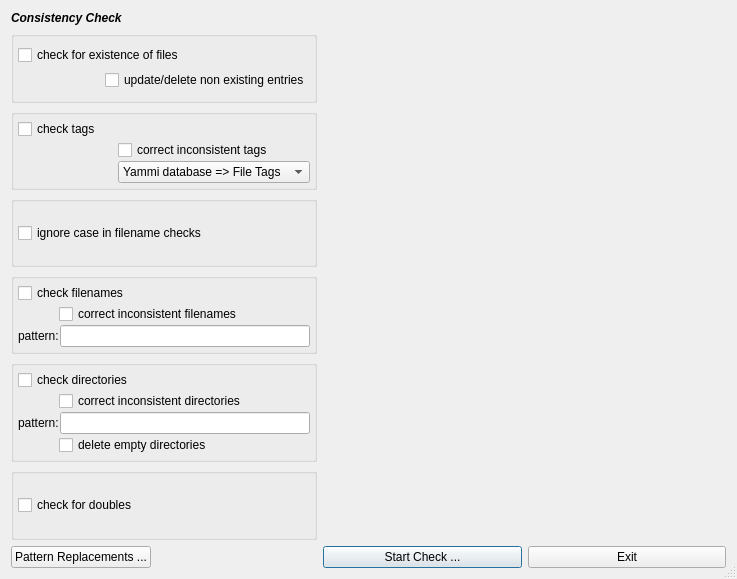
<?xml version="1.0" encoding="UTF-8"?>
<ui version="4.0">
 <class>CheckConsistencyDialogBase</class>
 <widget class="QDialog" name="CheckConsistencyDialogBase">
  <property name="geometry">
   <rect>
    <x>0</x>
    <y>0</y>
    <width>737</width>
    <height>579</height>
   </rect>
  </property>
  <property name="windowTitle">
   <string>Check consistency of song database</string>
  </property>
  <property name="sizeGripEnabled">
   <bool>true</bool>
  </property>
  <layout class="QGridLayout">
   <property name="margin">
    <number>11</number>
   </property>
   <property name="spacing">
    <number>6</number>
   </property>
   <item row="0" column="0" colspan="3">
    <widget class="QLabel" name="TextLabelTitle">
     <property name="sizePolicy">
      <sizepolicy hsizetype="Preferred" vsizetype="Maximum">
       <horstretch>0</horstretch>
       <verstretch>0</verstretch>
      </sizepolicy>
     </property>
     <property name="font">
      <font>
       <weight>75</weight>
       <italic>true</italic>
       <bold>true</bold>
      </font>
     </property>
     <property name="text">
      <string>Consistency Check</string>
     </property>
     <property name="wordWrap">
      <bool>false</bool>
     </property>
    </widget>
   </item>
   <item row="7" column="2">
    <widget class="QPushButton" name="PushButtonOk">
     <property name="sizePolicy">
      <sizepolicy hsizetype="Expanding" vsizetype="Fixed">
       <horstretch>0</horstretch>
       <verstretch>0</verstretch>
      </sizepolicy>
     </property>
     <property name="text">
      <string>Start Check ...</string>
     </property>
    </widget>
   </item>
   <item row="7" column="3">
    <widget class="QPushButton" name="PushButtonCancel">
     <property name="sizePolicy">
      <sizepolicy hsizetype="Expanding" vsizetype="Fixed">
       <horstretch>0</horstretch>
       <verstretch>0</verstretch>
      </sizepolicy>
     </property>
     <property name="text">
      <string>Exit</string>
     </property>
    </widget>
   </item>
   <item row="7" column="0">
    <widget class="QPushButton" name="PushButtonPatternReplacements">
     <property name="text">
      <string>Pattern Replacements ...</string>
     </property>
    </widget>
   </item>
   <item row="7" column="1">
    <spacer name="Spacer1_5_2">
     <property name="orientation">
      <enum>Qt::Horizontal</enum>
     </property>
     <property name="sizeType">
      <enum>QSizePolicy::Fixed</enum>
     </property>
     <property name="sizeHint" stdset="0">
      <size>
       <width>160</width>
       <height>20</height>
      </size>
     </property>
    </spacer>
   </item>
   <item row="1" column="2" rowspan="6" colspan="2">
    <widget class="Q3TextEdit" name="TextEditOutput">
     <property name="sizePolicy">
      <sizepolicy hsizetype="Expanding" vsizetype="Expanding">
       <horstretch>0</horstretch>
       <verstretch>0</verstretch>
      </sizepolicy>
     </property>
     <property name="minimumSize">
      <size>
       <width>280</width>
       <height>0</height>
      </size>
     </property>
     <property name="toolTip">
      <string>output of consistency check</string>
     </property>
     <property name="frameShadow">
      <enum>QFrame::Sunken</enum>
     </property>
     <property name="readOnly" stdset="0">
      <bool>true</bool>
     </property>
    </widget>
   </item>
   <item row="1" column="0" colspan="2">
    <widget class="QGroupBox" name="buttonGroup3">
     <property name="sizePolicy">
      <sizepolicy hsizetype="Minimum" vsizetype="Preferred">
       <horstretch>0</horstretch>
       <verstretch>0</verstretch>
      </sizepolicy>
     </property>
     <property name="title">
      <string/>
     </property>
     <layout class="QGridLayout">
      <property name="margin">
       <number>4</number>
      </property>
      <property name="spacing">
       <number>1</number>
      </property>
      <item row="0" column="0" colspan="2">
       <widget class="QCheckBox" name="CheckBoxCheckForExistence">
        <property name="toolTip">
         <string>Checks, whether the file is existing and readable</string>
        </property>
        <property name="text">
         <string>check for existence of files</string>
        </property>
       </widget>
      </item>
      <item row="1" column="1">
       <widget class="QCheckBox" name="CheckBoxUpdateNonExisting">
        <property name="toolTip">
         <string>Entries not existing at their saved location are updated (existing on media) or deleted (not existing on any media)</string>
        </property>
        <property name="text">
         <string>update/delete non existing entries</string>
        </property>
       </widget>
      </item>
      <item row="1" column="0">
       <spacer name="Spacer1">
        <property name="orientation">
         <enum>Qt::Horizontal</enum>
        </property>
        <property name="sizeType">
         <enum>QSizePolicy::Fixed</enum>
        </property>
        <property name="sizeHint" stdset="0">
         <size>
          <width>40</width>
          <height>16</height>
         </size>
        </property>
       </spacer>
      </item>
     </layout>
    </widget>
   </item>
   <item row="2" column="0" colspan="2">
    <widget class="QGroupBox" name="buttonGroup5">
     <property name="sizePolicy">
      <sizepolicy hsizetype="Minimum" vsizetype="Preferred">
       <horstretch>0</horstretch>
       <verstretch>0</verstretch>
      </sizepolicy>
     </property>
     <property name="title">
      <string/>
     </property>
     <layout class="QGridLayout">
      <property name="margin">
       <number>4</number>
      </property>
      <property name="spacing">
       <number>1</number>
      </property>
      <item row="0" column="0" colspan="2">
       <widget class="QCheckBox" name="CheckBoxCheckTags">
        <property name="toolTip">
         <string>Checks, whether the (mp3/ogg) tags are consistent with Yammi's database</string>
        </property>
        <property name="text">
         <string>check tags</string>
        </property>
       </widget>
      </item>
      <item row="1" column="0">
       <spacer name="Spacer1_2">
        <property name="orientation">
         <enum>Qt::Horizontal</enum>
        </property>
        <property name="sizeType">
         <enum>QSizePolicy::Fixed</enum>
        </property>
        <property name="sizeHint" stdset="0">
         <size>
          <width>40</width>
          <height>16</height>
         </size>
        </property>
       </spacer>
      </item>
      <item row="2" column="0">
       <spacer name="Spacer1_2_2">
        <property name="orientation">
         <enum>Qt::Horizontal</enum>
        </property>
        <property name="sizeType">
         <enum>QSizePolicy::Fixed</enum>
        </property>
        <property name="sizeHint" stdset="0">
         <size>
          <width>40</width>
          <height>16</height>
         </size>
        </property>
       </spacer>
      </item>
      <item row="2" column="1">
       <widget class="QComboBox" name="ComboBoxCorrectTagsDirection">
        <property name="sizePolicy">
         <sizepolicy hsizetype="Minimum" vsizetype="Fixed">
          <horstretch>0</horstretch>
          <verstretch>0</verstretch>
         </sizepolicy>
        </property>
        <item>
         <property name="text">
          <string>Yammi database =&gt; File Tags</string>
         </property>
        </item>
        <item>
         <property name="text">
          <string>File Tags =&gt; Yammi database</string>
         </property>
        </item>
       </widget>
      </item>
      <item row="1" column="1">
       <widget class="QCheckBox" name="CheckBoxCorrectTags">
        <property name="toolTip">
         <string>If tags do not correspond to the information in Yammi's database, they wil be corrected.</string>
        </property>
        <property name="text">
         <string>correct inconsistent tags</string>
        </property>
       </widget>
      </item>
     </layout>
    </widget>
   </item>
   <item row="4" column="0" colspan="2">
    <widget class="QGroupBox" name="buttonGroup6">
     <property name="sizePolicy">
      <sizepolicy hsizetype="Minimum" vsizetype="Preferred">
       <horstretch>0</horstretch>
       <verstretch>0</verstretch>
      </sizepolicy>
     </property>
     <property name="title">
      <string/>
     </property>
     <layout class="QGridLayout">
      <property name="margin">
       <number>4</number>
      </property>
      <property name="spacing">
       <number>1</number>
      </property>
      <item row="0" column="0" colspan="3">
       <widget class="QCheckBox" name="CheckBoxCheckFilenames">
        <property name="toolTip">
         <string>Checks, whether the filenames correspond to the configured filename scheme</string>
        </property>
        <property name="text">
         <string>check filenames</string>
        </property>
       </widget>
      </item>
      <item row="1" column="1" colspan="2">
       <widget class="QCheckBox" name="CheckBoxCorrectFilenames">
        <property name="toolTip">
         <string>If filenames differ from the configured filename scheme, they will be corrected</string>
        </property>
        <property name="text">
         <string>correct inconsistent filenames</string>
        </property>
       </widget>
      </item>
      <item row="1" column="0">
       <spacer name="Spacer1_4">
        <property name="orientation">
         <enum>Qt::Horizontal</enum>
        </property>
        <property name="sizeType">
         <enum>QSizePolicy::Fixed</enum>
        </property>
        <property name="sizeHint" stdset="0">
         <size>
          <width>40</width>
          <height>16</height>
         </size>
        </property>
       </spacer>
      </item>
      <item row="2" column="0" colspan="2">
       <widget class="QLabel" name="LabelFilenamePattern">
        <property name="toolTip">
         <string>The filename pattern to use for renaming files.</string>
        </property>
        <property name="text">
         <string>pattern:</string>
        </property>
        <property name="wordWrap">
         <bool>false</bool>
        </property>
       </widget>
      </item>
      <item row="2" column="2">
       <widget class="QLineEdit" name="LineEditFilenamePattern">
        <property name="sizePolicy">
         <sizepolicy hsizetype="Expanding" vsizetype="Fixed">
          <horstretch>0</horstretch>
          <verstretch>0</verstretch>
         </sizepolicy>
        </property>
        <property name="toolTip">
         <string>The filename pattern to use for renaming files.</string>
        </property>
       </widget>
      </item>
     </layout>
    </widget>
   </item>
   <item row="5" column="0" colspan="2">
    <widget class="QGroupBox" name="buttonGroup7">
     <property name="sizePolicy">
      <sizepolicy hsizetype="Minimum" vsizetype="Preferred">
       <horstretch>0</horstretch>
       <verstretch>0</verstretch>
      </sizepolicy>
     </property>
     <property name="title">
      <string/>
     </property>
     <layout class="QGridLayout">
      <property name="margin">
       <number>4</number>
      </property>
      <property name="spacing">
       <number>1</number>
      </property>
      <item row="0" column="0" colspan="3">
       <widget class="QCheckBox" name="CheckBoxCheckDirectories">
        <property name="toolTip">
         <string>Checks, whether the directories correspond to the configured directory scheme</string>
        </property>
        <property name="text">
         <string>check directories</string>
        </property>
       </widget>
      </item>
      <item row="1" column="1" colspan="2">
       <widget class="QCheckBox" name="CheckBoxCorrectDirectories">
        <property name="toolTip">
         <string>If directories differ from the configured directory scheme, the files will be moved</string>
        </property>
        <property name="text">
         <string>correct inconsistent directories</string>
        </property>
       </widget>
      </item>
      <item row="1" column="0">
       <spacer name="Spacer1_3">
        <property name="orientation">
         <enum>Qt::Horizontal</enum>
        </property>
        <property name="sizeType">
         <enum>QSizePolicy::Fixed</enum>
        </property>
        <property name="sizeHint" stdset="0">
         <size>
          <width>40</width>
          <height>16</height>
         </size>
        </property>
       </spacer>
      </item>
      <item row="3" column="1" colspan="2">
       <widget class="QCheckBox" name="CheckBoxDeleteEmptyDirectories">
        <property name="toolTip">
         <string>If directories are empty after moving files, these will be removed.</string>
        </property>
        <property name="text">
         <string>delete empty directories</string>
        </property>
       </widget>
      </item>
      <item row="3" column="0">
       <spacer name="Spacer1_2_2_2">
        <property name="orientation">
         <enum>Qt::Horizontal</enum>
        </property>
        <property name="sizeType">
         <enum>QSizePolicy::Fixed</enum>
        </property>
        <property name="sizeHint" stdset="0">
         <size>
          <width>40</width>
          <height>16</height>
         </size>
        </property>
       </spacer>
      </item>
      <item row="2" column="0" colspan="2">
       <widget class="QLabel" name="LabelDirectoryPattern">
        <property name="toolTip">
         <string>The filename pattern to use for renaming files.</string>
        </property>
        <property name="text">
         <string>pattern:</string>
        </property>
        <property name="wordWrap">
         <bool>false</bool>
        </property>
       </widget>
      </item>
      <item row="2" column="2">
       <widget class="QLineEdit" name="LineEditDirectoryPattern">
        <property name="toolTip">
         <string>The filename pattern to use for renaming files.</string>
        </property>
       </widget>
      </item>
     </layout>
    </widget>
   </item>
   <item row="6" column="0" colspan="2">
    <widget class="QGroupBox" name="buttonGroup8">
     <property name="sizePolicy">
      <sizepolicy hsizetype="Minimum" vsizetype="Preferred">
       <horstretch>0</horstretch>
       <verstretch>0</verstretch>
      </sizepolicy>
     </property>
     <property name="title">
      <string/>
     </property>
     <layout class="QGridLayout">
      <property name="margin">
       <number>4</number>
      </property>
      <property name="spacing">
       <number>1</number>
      </property>
      <item row="0" column="0">
       <widget class="QCheckBox" name="CheckBoxCheckDoubles">
        <property name="toolTip">
         <string>checks for entries that are contained twice in Yammi's database</string>
        </property>
        <property name="text">
         <string>check for doubles</string>
        </property>
       </widget>
      </item>
     </layout>
    </widget>
   </item>
   <item row="3" column="0" colspan="2">
    <widget class="QGroupBox" name="buttonGroup8_2">
     <property name="sizePolicy">
      <sizepolicy hsizetype="Minimum" vsizetype="Preferred">
       <horstretch>0</horstretch>
       <verstretch>0</verstretch>
      </sizepolicy>
     </property>
     <property name="title">
      <string/>
     </property>
     <layout class="QGridLayout">
      <property name="margin">
       <number>4</number>
      </property>
      <property name="spacing">
       <number>1</number>
      </property>
      <item row="0" column="0">
       <widget class="QCheckBox" name="CheckBoxIgnoreCase">
        <property name="toolTip">
         <string>ignore case differences in filename / directory check</string>
        </property>
        <property name="text">
         <string>ignore case in filename checks</string>
        </property>
       </widget>
      </item>
     </layout>
    </widget>
   </item>
  </layout>
 </widget>
 <layoutdefault spacing="6" margin="11"/>
 <pixmapfunction>qPixmapFromMimeSource</pixmapfunction>
 <customwidgets>
  <customwidget>
   <class>Q3Frame</class>
   <extends>QFrame</extends>
   <header>Qt3Support/Q3Frame</header>
   <container>1</container>
  </customwidget>
  <customwidget>
   <class>Q3TextEdit</class>
   <extends>Q3Frame</extends>
   <header>q3textedit.h</header>
   <container>1</container>
  </customwidget>
 </customwidgets>
 <tabstops>
  <tabstop>CheckBoxCheckForExistence</tabstop>
  <tabstop>CheckBoxUpdateNonExisting</tabstop>
  <tabstop>CheckBoxCheckTags</tabstop>
  <tabstop>CheckBoxCorrectTags</tabstop>
  <tabstop>ComboBoxCorrectTagsDirection</tabstop>
  <tabstop>CheckBoxIgnoreCase</tabstop>
  <tabstop>CheckBoxCheckFilenames</tabstop>
  <tabstop>CheckBoxCorrectFilenames</tabstop>
  <tabstop>LineEditFilenamePattern</tabstop>
  <tabstop>CheckBoxCheckDirectories</tabstop>
  <tabstop>CheckBoxCorrectDirectories</tabstop>
  <tabstop>LineEditDirectoryPattern</tabstop>
  <tabstop>CheckBoxDeleteEmptyDirectories</tabstop>
  <tabstop>CheckBoxCheckDoubles</tabstop>
  <tabstop>PushButtonPatternReplacements</tabstop>
  <tabstop>PushButtonOk</tabstop>
  <tabstop>PushButtonCancel</tabstop>
  <tabstop>TextEditOutput</tabstop>
 </tabstops>
 <resources/>
 <connections>
  <connection>
   <sender>PushButtonCancel</sender>
   <signal>clicked()</signal>
   <receiver>CheckConsistencyDialogBase</receiver>
   <slot>reject()</slot>
   <hints>
    <hint type="sourcelabel">
     <x>20</x>
     <y>20</y>
    </hint>
    <hint type="destinationlabel">
     <x>20</x>
     <y>20</y>
    </hint>
   </hints>
  </connection>
 </connections>
</ui>
